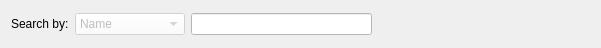
     <widget class="QWidget" name="horizontalLayoutWidget_2">
      <property name="geometry">
       <rect>
        <x>30</x>
        <y>340</y>
        <width>601</width>
        <height>43</height>
       </rect>
      </property>
      <layout class="QHBoxLayout" name="horizontalLayout_2">
       <item>
        <widget class="QLabel" name="equipment_lbl_search">
         <property name="text">
          <string>Search by:</string>
         </property>
        </widget>
       </item>
       <item>
        <widget class="QComboBox" name="equipment_cb_search">
         <property name="enabled">
          <bool>false</bool>
         </property>
         <property name="minimumSize">
          <size>
           <width>110</width>
           <height>0</height>
          </size>
         </property>
         <property name="palette">
          <palette>
           <active>
            <colorrole role="Button">
             <brush brushstyle="SolidPattern">
              <color alpha="255">
               <red>255</red>
               <green>255</green>
               <blue>255</blue>
              </color>
             </brush>
            </colorrole>
            <colorrole role="Base">
             <brush brushstyle="SolidPattern">
              <color alpha="255">
               <red>255</red>
               <green>255</green>
               <blue>255</blue>
              </color>
             </brush>
            </colorrole>
            <colorrole role="Window">
             <brush brushstyle="SolidPattern">
              <color alpha="255">
               <red>255</red>
               <green>255</green>
               <blue>255</blue>
              </color>
             </brush>
            </colorrole>
            <colorrole role="Highlight">
             <brush brushstyle="SolidPattern">
              <color alpha="255">
               <red>254</red>
               <green>144</green>
               <blue>7</blue>
              </color>
             </brush>
            </colorrole>
            <colorrole role="AlternateBase">
             <brush brushstyle="SolidPattern">
              <color alpha="255">
               <red>111</red>
               <green>161</green>
               <blue>143</blue>
              </color>
             </brush>
            </colorrole>
           </active>
           <inactive>
            <colorrole role="Button">
             <brush brushstyle="SolidPattern">
              <color alpha="255">
               <red>255</red>
               <green>255</green>
               <blue>255</blue>
              </color>
             </brush>
            </colorrole>
            <colorrole role="Base">
             <brush brushstyle="SolidPattern">
              <color alpha="255">
               <red>255</red>
               <green>255</green>
               <blue>255</blue>
              </color>
             </brush>
            </colorrole>
            <colorrole role="Window">
             <brush brushstyle="SolidPattern">
              <color alpha="255">
               <red>255</red>
               <green>255</green>
               <blue>255</blue>
              </color>
             </brush>
            </colorrole>
            <colorrole role="Highlight">
             <brush brushstyle="SolidPattern">
              <color alpha="255">
               <red>254</red>
               <green>144</green>
               <blue>7</blue>
              </color>
             </brush>
            </colorrole>
            <colorrole role="AlternateBase">
             <brush brushstyle="SolidPattern">
              <color alpha="255">
               <red>111</red>
               <green>161</green>
               <blue>143</blue>
              </color>
             </brush>
            </colorrole>
           </inactive>
           <disabled>
            <colorrole role="Button">
             <brush brushstyle="SolidPattern">
              <color alpha="255">
               <red>255</red>
               <green>255</green>
               <blue>255</blue>
              </color>
             </brush>
            </colorrole>
            <colorrole role="Base">
             <brush brushstyle="SolidPattern">
              <color alpha="255">
               <red>255</red>
               <green>255</green>
               <blue>255</blue>
              </color>
             </brush>
            </colorrole>
            <colorrole role="Window">
             <brush brushstyle="SolidPattern">
              <color alpha="255">
               <red>255</red>
               <green>255</green>
               <blue>255</blue>
              </color>
             </brush>
            </colorrole>
            <colorrole role="Highlight">
             <brush brushstyle="SolidPattern">
              <color alpha="255">
               <red>254</red>
               <green>144</green>
               <blue>7</blue>
              </color>
             </brush>
            </colorrole>
            <colorrole role="AlternateBase">
             <brush brushstyle="SolidPattern">
              <color alpha="255">
               <red>111</red>
               <green>161</green>
               <blue>143</blue>
              </color>
             </brush>
            </colorrole>
           </disabled>
          </palette>
         </property>
         <property name="focusPolicy">
          <enum>Qt::NoFocus</enum>
         </property>
         <property name="styleSheet">
          <string notr="true">background-color: rgb(255, 255, 255);
border-color: rgb(255, 255, 255);</string>
         </property>
         <item>
          <property name="text">
           <string>Name</string>
          </property>
         </item>
        </widget>
       </item>
       <item>
        <widget class="QLineEdit" name="equipment_input_search">
         <property name="enabled">
          <bool>false</bool>
         </property>
         <property name="palette">
          <palette>
           <active>
            <colorrole role="Button">
             <brush brushstyle="SolidPattern">
              <color alpha="255">
               <red>255</red>
               <green>255</green>
               <blue>255</blue>
              </color>
             </brush>
            </colorrole>
            <colorrole role="Base">
             <brush brushstyle="SolidPattern">
              <color alpha="255">
               <red>255</red>
               <green>255</green>
               <blue>255</blue>
              </color>
             </brush>
            </colorrole>
            <colorrole role="Window">
             <brush brushstyle="SolidPattern">
              <color alpha="255">
               <red>255</red>
               <green>255</green>
               <blue>255</blue>
              </color>
             </brush>
            </colorrole>
            <colorrole role="Highlight">
             <brush brushstyle="SolidPattern">
              <color alpha="255">
               <red>254</red>
               <green>144</green>
               <blue>7</blue>
              </color>
             </brush>
            </colorrole>
            <colorrole role="AlternateBase">
             <brush brushstyle="SolidPattern">
              <color alpha="255">
               <red>111</red>
               <green>161</green>
               <blue>143</blue>
              </color>
             </brush>
            </colorrole>
           </active>
           <inactive>
            <colorrole role="Button">
             <brush brushstyle="SolidPattern">
              <color alpha="255">
               <red>255</red>
               <green>255</green>
               <blue>255</blue>
              </color>
             </brush>
            </colorrole>
            <colorrole role="Base">
             <brush brushstyle="SolidPattern">
              <color alpha="255">
               <red>255</red>
               <green>255</green>
               <blue>255</blue>
              </color>
             </brush>
            </colorrole>
            <colorrole role="Window">
             <brush brushstyle="SolidPattern">
              <color alpha="255">
               <red>255</red>
               <green>255</green>
               <blue>255</blue>
              </color>
             </brush>
            </colorrole>
            <colorrole role="Highlight">
             <brush brushstyle="SolidPattern">
              <color alpha="255">
               <red>254</red>
               <green>144</green>
               <blue>7</blue>
              </color>
             </brush>
            </colorrole>
            <colorrole role="AlternateBase">
             <brush brushstyle="SolidPattern">
              <color alpha="255">
               <red>111</red>
               <green>161</green>
               <blue>143</blue>
              </color>
             </brush>
            </colorrole>
           </inactive>
           <disabled>
            <colorrole role="Button">
             <brush brushstyle="SolidPattern">
              <color alpha="255">
               <red>255</red>
               <green>255</green>
               <blue>255</blue>
              </color>
             </brush>
            </colorrole>
            <colorrole role="Base">
             <brush brushstyle="SolidPattern">
              <color alpha="255">
               <red>255</red>
               <green>255</green>
               <blue>255</blue>
              </color>
             </brush>
            </colorrole>
            <colorrole role="Window">
             <brush brushstyle="SolidPattern">
              <color alpha="255">
               <red>255</red>
               <green>255</green>
               <blue>255</blue>
              </color>
             </brush>
            </colorrole>
            <colorrole role="Highlight">
             <brush brushstyle="SolidPattern">
              <color alpha="255">
               <red>254</red>
               <green>144</green>
               <blue>7</blue>
              </color>
             </brush>
            </colorrole>
            <colorrole role="AlternateBase">
             <brush brushstyle="SolidPattern">
              <color alpha="255">
               <red>111</red>
               <green>161</green>
               <blue>143</blue>
              </color>
             </brush>
            </colorrole>
           </disabled>
          </palette>
         </property>
         <property name="focusPolicy">
          <enum>Qt::NoFocus</enum>
         </property>
         <property name="styleSheet">
          <string notr="true">background-color: rgb(255, 255, 255);
border-color: rgb(255, 255, 255);</string>
         </property>
        </widget>
       </item>
       <item>
        <spacer name="horizontalSpacer_9">
         <property name="orientation">
          <enum>Qt::Horizontal</enum>
         </property>
         <property name="sizeType">
          <enum>QSizePolicy::Fixed</enum>
         </property>
         <property name="sizeHint" stdset="0">
          <size>
           <width>5</width>
           <height>20</height>
          </size>
         </property>
        </spacer>
       </item>
       <item>
        <widget class="QPushButton" name="equipment_btn_search">
         <property name="enabled">
          <bool>false</bool>
         </property>
         <property name="minimumSize">
          <size>
           <width>26</width>
           <height>26</height>
          </size>
         </property>
         <property name="maximumSize">
          <size>
           <width>26</width>
           <height>26</height>
          </size>
         </property>
         <property name="focusPolicy">
          <enum>Qt::NoFocus</enum>
         </property>
         <property name="text">
          <string/>
         </property>
         <property name="icon">
          <iconset>
           <normaloff>view/img/search_ios10.png</normaloff>view/img/search_ios10.png</iconset>
         </property>
         <property name="iconSize">
          <size>
           <width>20</width>
           <height>20</height>
          </size>
         </property>
         <property name="shortcut">
          <string>Enter</string>
         </property>
         <property name="flat">
          <bool>true</bool>
         </property>
        </widget>
       </item>
       <item>
        <spacer name="horizontalSpacer_10">
         <property name="orientation">
          <enum>Qt::Horizontal</enum>
         </property>
         <property name="sizeType">
          <enum>QSizePolicy::Expanding</enum>
         </property>
         <property name="sizeHint" stdset="0">
          <size>
           <width>40</width>
           <height>20</height>
          </size>
         </property>
        </spacer>
       </item>
      </layout>
     </widget>
